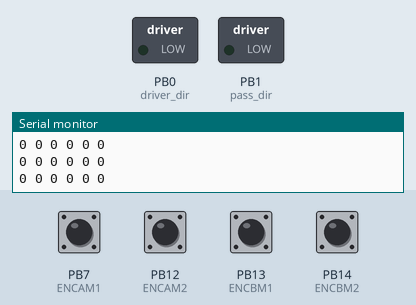
Simulated run of this sketch. Board: STM32 Blue Pill. Shown: switched loads named in the sketch (green lamp = pin HIGH), the last lines printed to the serial monitor. The inputs (shaded band) are chosen by the test bench; at power-on: PB7 (ENCAM1), PB12 (ENCAM2), PB13 (ENCBM1), PB14 (ENCBM2) HIGH.

Above: at 1.2 s.
1.3 s: PB12 (ENCAM2) pulsed LOW 2 times (0.12 s each, 0.3 s apart)
At 2.0 s:
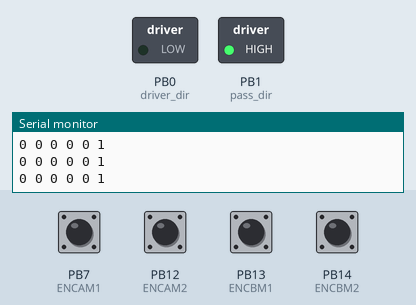
Timing chart, 0 to 4.3 s (numbered marks = the images above; inputs shaded):
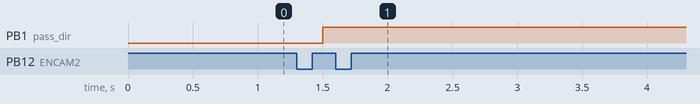

The sketch:

STM32DirectionCalculator.ino
```cpp
/*
 * Creator: Kha Dan Research Engineering GRI
 * Description: direction reader for PID controller (arduino promini).
 * The stm32 reads encoder inputs at 5v logic, calculates whether if signal A or signal B leads and pull up a pin that is connected to the promini to indicate the direction for each motor.
 * The promini is too slow for this time sensitive task, so that is why the code is on an stm32.
 */
// Pins. Note that ENCAM1 is the feedback signal for PWM1. MAKE SURE THAT EACH OUTPUT AND INPUT CORRESPONDS TO THE RIGHT MOTOR WHEN WIRING
#define ENCAM1 PB7//motor 1 driver side rear A
#define ENCAM2 PB12 //motor 2 passenger side front A
#define ENCBM1 PB13 //motor 1 driver side rear B
#define ENCBM2 PB14 //motor 2 passenger side front B
#define driver_dir PB0 // Driver side direction
#define pass_dir PB1 // PASSSENGER SIDE DIRECTION
const int NMOTORS = 2;
//RPM calculator global
unsigned long previousT = 0;
int distance[] = {0,0,0,0};
int prevpos[] = {0,0,0,0};
int rpm[] = {0,0,0,0};
//I2C global. Set by high level computer
byte targetRPM[] = {0,0,0,0}; //{driver side,driver direction 1(backwards) or 0 (forward), passenger, passenger direction} where 1 is CW and 0 is CCW
byte requestData[] = {0,0,0,0,0,0,0,0}; //{target pass, target pass dir, target driver, target driver dir, m1 passenger, m2 driver,m3 passenger, m4 driver
//interrupt variables
volatile int motor_dir[] = {0,0,0,0};
volatile int pos_i[] = {0,0,0,0};

template<int j>
void readEncoder(){
  if(j == 0){
    int temp = digitalRead(ENCBM1);
    if (temp > 0){
      motor_dir[0] = 0;
    }
    else{
      motor_dir[0] = 1;
    }

  }
  else if (j == 1){
    int temp = digitalRead(ENCBM2);
    if (temp > 0){
      motor_dir[1] = 1;
    }
    else{
      motor_dir[1] = 0;
    }
  }
  int increment = 1;
  pos_i[j] = pos_i[j] + increment;
}

void setup() {
  // put your setup code here, to run once:
  Serial.begin(115200);
  pinMode(ENCAM1, INPUT);
  pinMode(ENCAM2, INPUT);
  pinMode(ENCBM1, INPUT);
  pinMode(ENCBM2, INPUT);
  pinMode(driver_dir, OUTPUT);
  pinMode(pass_dir, OUTPUT);
  attachInterrupt(digitalPinToInterrupt(ENCAM1),readEncoder<0>,RISING);
  attachInterrupt(digitalPinToInterrupt(ENCAM2),readEncoder<1>,RISING);
  attachInterrupt(digitalPinToInterrupt(ENCBM1),readEncoder<2>,RISING);
  attachInterrupt(digitalPinToInterrupt(ENCBM2),readEncoder<3>,RISING);

}


void loop() {
  //Get rpm
  unsigned long currT = micros();
  unsigned long delT = currT - previousT;
  int pos[] = {0,0,0,0};
  for(int k = 0; k < NMOTORS;k++){
    pos[k] = pos_i[k];
    distance[k] = pos[k] - prevpos[k];
    rpm[k] = (distance[k]*1000000)/delT * 100000 / 1920 * 60 / 100000;
    prevpos[k] = pos[k];
  }
  //Set previous time for rpm.
  previousT = currT;
  // Write direction to pro mini
  digitalWrite(driver_dir, motor_dir[0]);
  digitalWrite(pass_dir, motor_dir[1]);
  //Print debugger
  Serial.print(targetRPM[0]);//driver side
  Serial.print(" ");
  Serial.print(targetRPM[2]);//passenger side
  Serial.print(" ");
  Serial.print(rpm[0]);
  Serial.print(" ");
  Serial.print(rpm[1]);
  Serial.print(" ");
  Serial.print(motor_dir[0]);
  Serial.print(" ");
  Serial.println(motor_dir[1]);
  delay(100); // the program runs faster than interrupt slowest time of 50ms. I put a delay of 100ms here to make sure we let interrupt run a couple of times before the next iteration of the program. This prevent losing rpm and time value.
}
```

Measured:
- after the input at 1.3 s, PB1 (pass_dir): LOW → HIGH after 0.20 s
